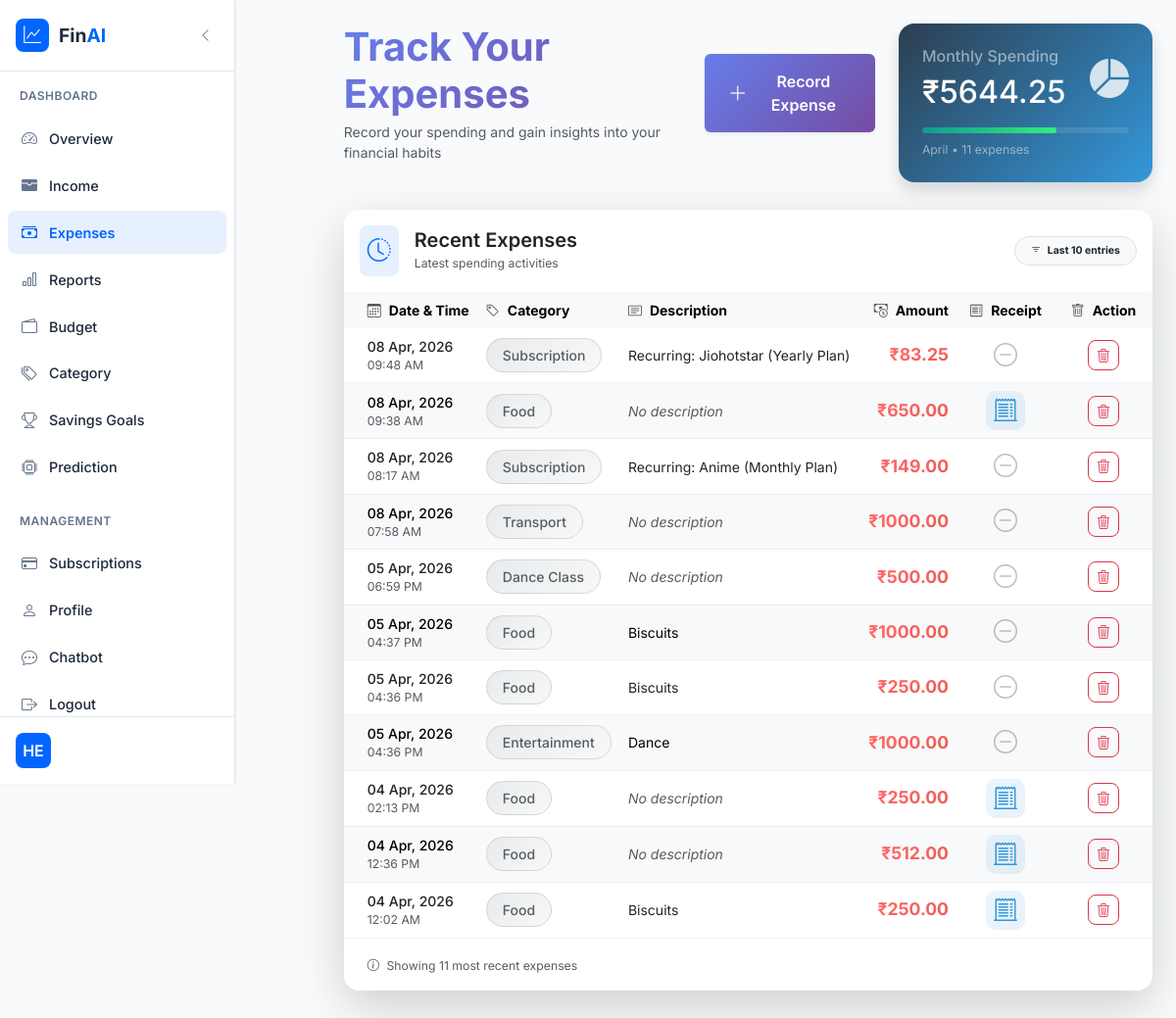
/add_expenses/ (signed in), run on an earlier commit of the app's database.
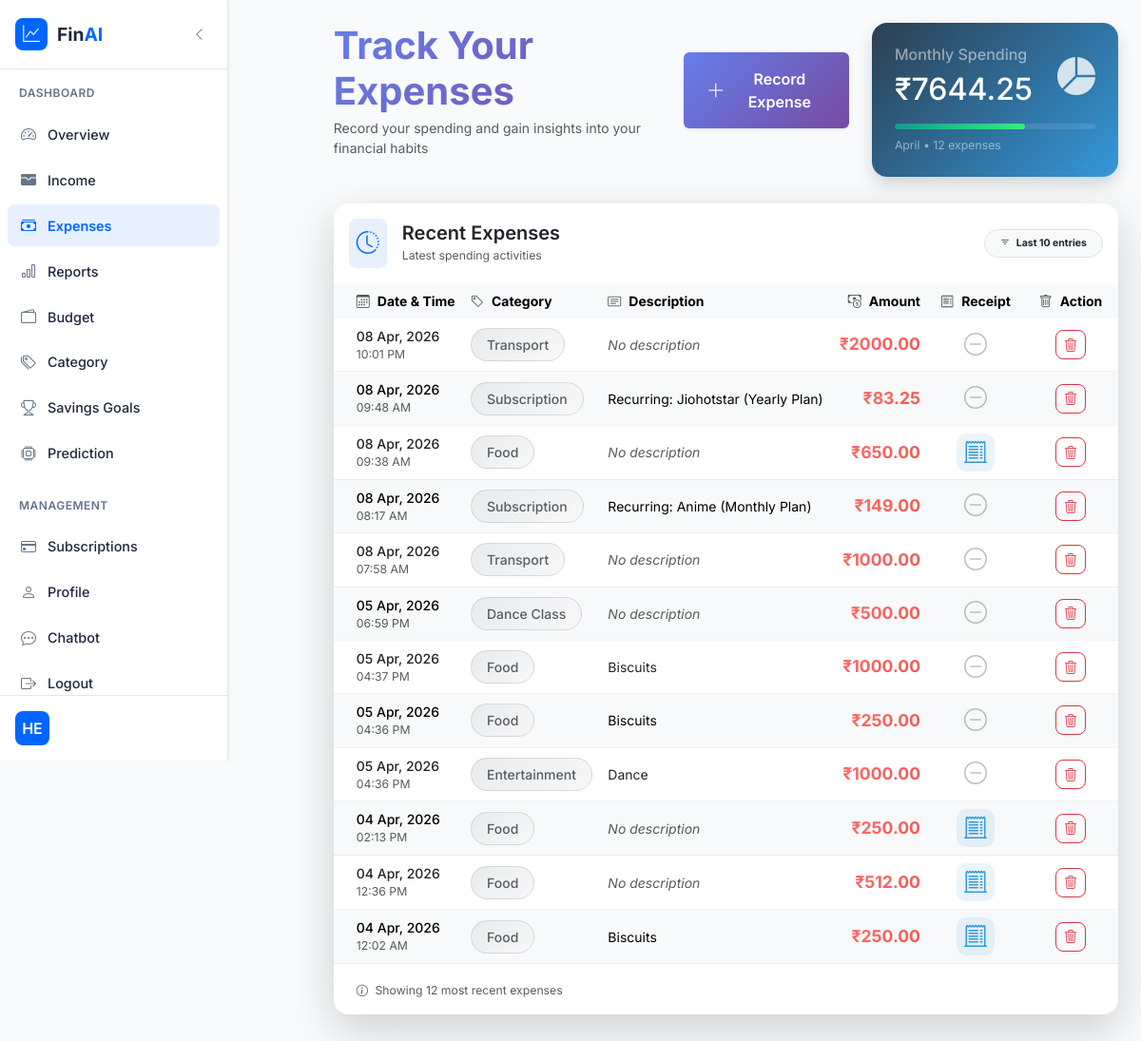
And on a later commit of the database.
### app/models.py (models this page shows)
class Addexpenses(models.Model):
    user = models.ForeignKey(User, on_delete=models.CASCADE, blank=True, null=True)
    category_name = models.CharField(max_length=50, null=True)
    time_stamp = models.DateTimeField(auto_now_add=True)
    spending_amount = models.FloatField(null=True)
    Buyed_Items = models.TextField(null=True)
    bill = models.FileField(upload_to=os.path.join('static', 'Bills'))
    is_anomaly = models.BooleanField(default=False)
    class Meta:
        db_table = 'add_expenses'

### app/views.py (the view, shortened to what this page needs)
# urls.py: path('add_expenses/', add_expenses, name='add_expenses'),
def add_expenses(request):
    now = datetime.datetime.now()
    current_month = now.month
    current_year = now.year
    monthly_expenses_query = Addexpenses.objects.filter(
        user=request.user,
        time_stamp__month=current_month,
        time_stamp__year=current_year
    )
    total_spending = monthly_expenses_query.aggregate(Sum('spending_amount'))
    total_amount = total_spending['spending_amount__sum'] or 0
    expense_count = monthly_expenses_query.count()
    user_categories = Finanace_Category.objects.filter(user=request.user)
    recent_expenses = Addexpenses.objects.filter(user=request.user).order_by('-time_stamp')
    return render(request, 'add_expenses.html', {
        'user_categories': user_categories,
        'recent_expenses': recent_expenses,
        'total_amount': total_amount,
        'expense_count': expense_count  # <-- ADD THIS LINE
    })

### templates/add_expenses.html (shortened to what the changed rows need)
{% extends 'dashboard.html' %}
{% load static %}
{% block main %}
<div style="margin-left: 300px;">
<div class="dashboard-content">
    <div class="row mb-4">
        <div class="col-lg-8">
            <div class="d-flex flex-column flex-md-row justify-content-between align-items-start align-items-md-center mb-4 gap-3">
                <div>
                    <h1 class="mb-1 fw-bold gradient-text">Track Your Expenses</h1>
                </div>
            </div>
        </div>
        <div class="col-lg-4">
            <div class="stats-card bg-gradient-dark text-white p-4 rounded-4 shadow">
                <div class="d-flex justify-content-between align-items-center">
                    <div>
                        <h6 class="text-white-50 mb-2">Monthly Spending</h6>
                        <h2 class="mb-0">₹{{ total_amount|default:"0.00"}}</h2>
                    </div>
                    <div class="stats-icon">
                    </div>
                </div>
                <div class="progress mt-3" style="height: 6px; background: rgba(255,255,255,0.1);">
                    <div class="progress-bar bg-white" style="width: 65%"></div>
                </div>
                <small class="d-block mt-2 text-white-50">{% now "F" %} • {{ expense_count|default:"0" }} expenses</small>
            </div>
        </div>
    </div>
    <div class="card border-0 shadow-lg rounded-4 overflow-hidden mb-5">
        <div class="card-body p-0">
            {% if recent_expenses %}
            <div class="table-responsive">
                <table class="table table-hover mb-0 align-middle">
                    <thead class="table-light">
                        <tr>
                            <th class="ps-4 border-0">
                                <span class="d-flex align-items-center">
                                    <i class="bi bi-calendar3 me-2 text-muted"></i>
                                    Date & Time
                                </span>
                            </th>
                            <th class="border-0">
                                <span class="d-flex align-items-center">
                                    <i class="bi bi-tag me-2 text-muted"></i>
                                    Category
                                </span>
                            </th>
                            <th class="border-0">
                                <span class="d-flex align-items-center">
                                    <i class="bi bi-card-text me-2 text-muted"></i>
                                    Description
                                </span>
                            </th>
                            <th class="text-end border-0">
                                <span class="d-flex align-items-center justify-content-end">
                                    <i class="bi bi-cash-coin me-2 text-muted"></i>
                                    Amount
                                </span>
                            </th>
                            <th class="text-center border-0" style="width: 100px;">
                                <span class="d-flex align-items-center justify-content-center">
                                    <i class="bi bi-receipt me-2 text-muted"></i>
                                    Receipt
                                </span>
                            </th>
                            <th class="text-center border-0" style="width: 100px;">
                                <span class="d-flex align-items-center justify-content-center">
                                    <i class="bi bi-trash me-2 text-muted"></i>
                                    Action
                                </span>
                            </th>
                        </tr>
                    </thead>
                    <tbody>
                        {% for exp in recent_expenses %}
                        <tr class="expense-row {% cycle '' 'table-light' %}">
                            <td class="ps-4">
                                <div class="d-flex flex-column">
                                    <span class="fw-medium">{{ exp.time_stamp|date:"d M, Y" }}</span>
                                    <small class="text-muted">{{ exp.time_stamp|time:"h:i A" }}</small>
                                </div>
                            </td>
                            <td>
                                <span class="category-badge"
                                      style="--category-color: {{ exp.category.color|default:'#6c757d' }}">
                                    {{ exp.category_name|default:"Uncategorized" }}
                                </span>
                            </td>
                            <td>
                                <div class="expense-description">
                                    {% if exp.Buyed_Items %}
                                        {{ exp.Buyed_Items|truncatewords:15 }}
                                    {% else %}
                                        <span class="text-muted fst-italic">No description</span>
                                    {% endif %}
                                </div>
                            </td>
                            <td class="text-end">
                                <div class="expense-amount">
                                    <span class="amount-figure">₹{{ exp.spending_amount|floatformat:2 }}</span>
                                </div>
                            </td>
                            <td class="text-center">
                                {% if exp.bill %}
                                    <a href="{{ exp.bill.url }}" target="_blank"
                                       class="receipt-btn"
                                       title="View receipt"
                                       data-bs-toggle="tooltip">
                                         <i class="bi bi-receipt-cutoff fs-4"></i>
                                    </a>
                                {% else %}
                                    <span class="no-receipt text-muted" data-bs-toggle="tooltip" title="No receipt uploaded">
                                         <i class="bi bi-dash-circle fs-4"></i>
                                    </span>
                                {% endif %}
                            </td>
                            <td class="text-center">
                                <a href="{% url 'delete_expense' exp.pk %}"
                                   class="btn btn-sm btn-outline-danger rounded-3"
                                   onclick="return confirm('Are you sure you want to delete this expense?')"
                                   title="Delete Expense"
                                   data-bs-toggle="tooltip">
                                    <i class="bi bi-trash3"></i>
                                </a>
                            </td>
                        </tr>
                        {% endfor %}
                    </tbody>
                </table>
            </div>
            {% endif %}
        </div>
        {% if recent_expenses %}
        <div class="card-footer bg-white border-top-0 py-3 px-4">
            <div class="d-flex justify-content-between align-items-center">
                <div>
                    <small class="text-muted">
                        <i class="bi bi-info-circle me-1"></i>
                        Showing {{ recent_expenses|length }} most recent expenses
                    </small>
                </div>
            </div>
        </div>
        {% endif %}
    </div>
</div>
</div>
{% endblock %}

What changed in the data, as far as the page shows it:
added Addexpenses: time_stamp "08 Apr, 2026", time_stamp "10:01 PM", category_name "Transport", Buyed_Items "No description", spending_amount "2000.00"
Also different on the page:
{{ total_amount|default:"0.00" }}: "5644.25" → "7644.25"
{{ expense_count|default:"0" }}: "11" → "12"
{{ recent_expenses|length }}: "11" → "12"
